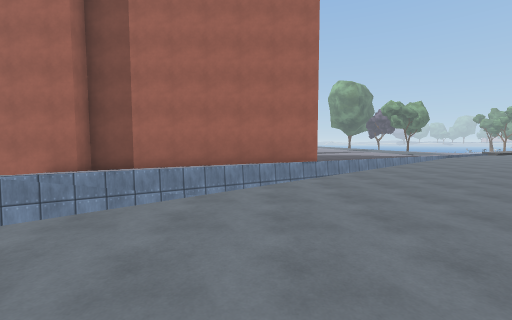
View 1 (above)

24 first-person views from a walk through a Unity game level. The camera is 1.5 m above the floor, tilts 4° down and sees 90° across. The floor is counted in squares, 2 m on a side. Each view is taken from the middle of a square. On the plan, view 1 faces up. The plan holds only what a view shows up to about 9 squares ahead; the rest is blank. The place goes on beyond the plan. The player is left out. Some surface patterns are stand-ins.

View 2
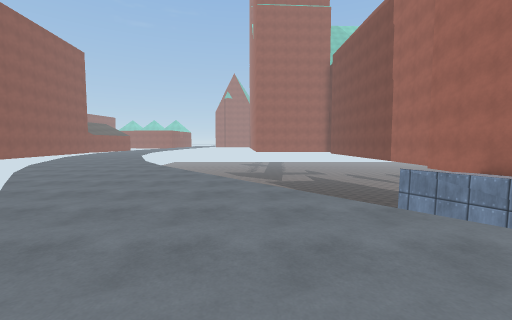

View 3
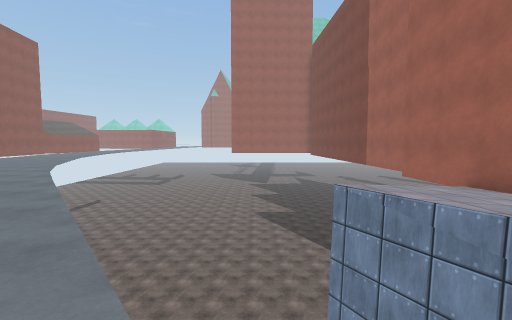

View 4
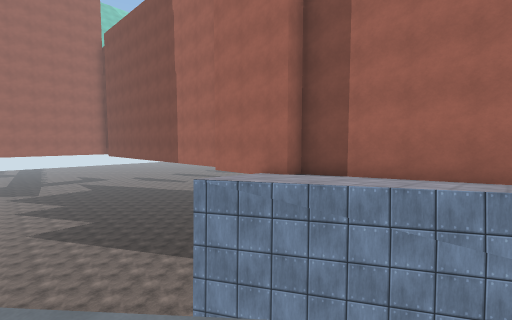

View 5
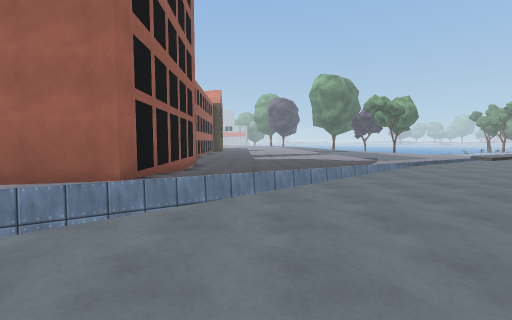

View 6
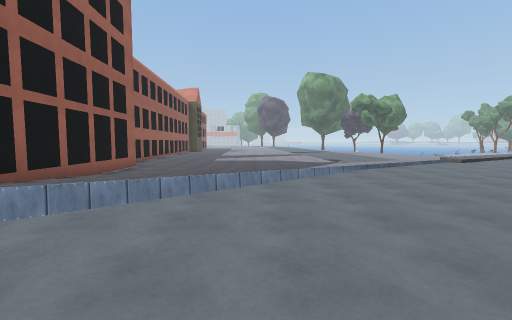

View 7
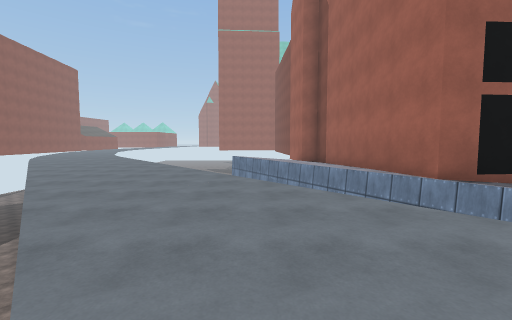

View 8
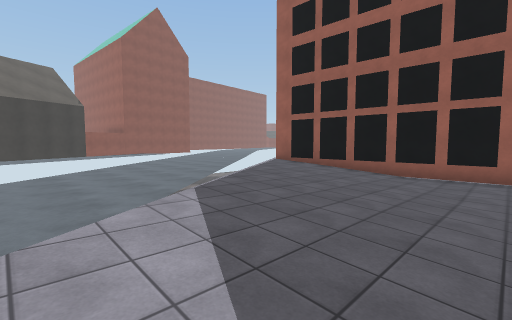

View 9
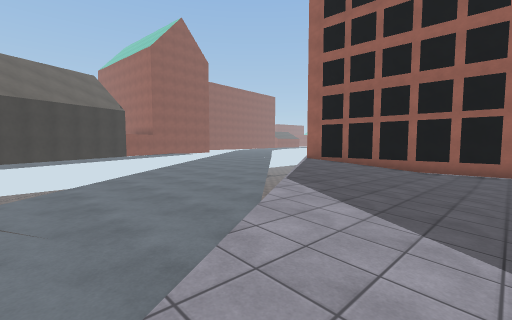

View 10
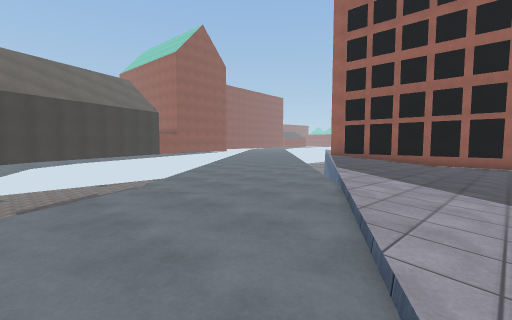

View 11
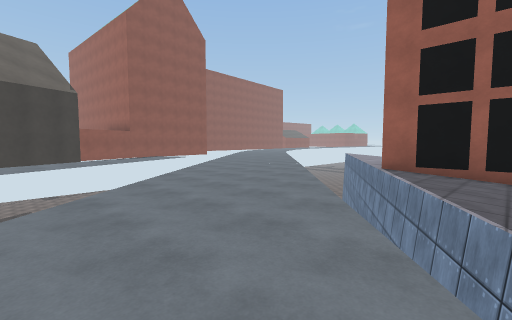

View 12
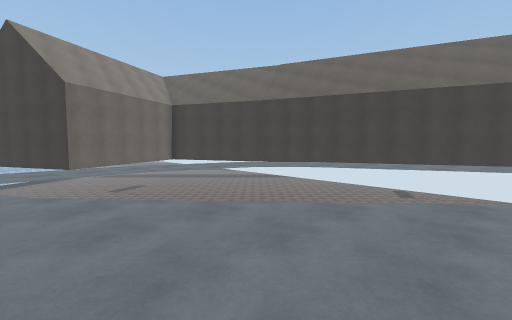

View 13
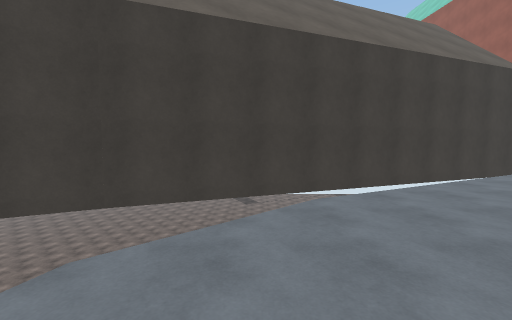

View 14
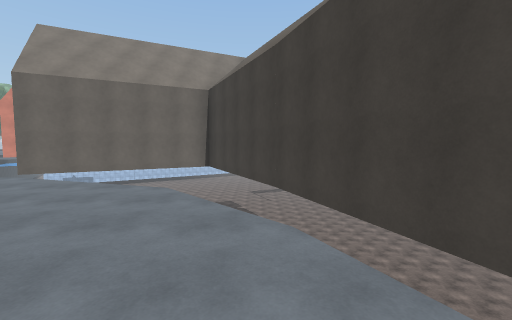

View 15
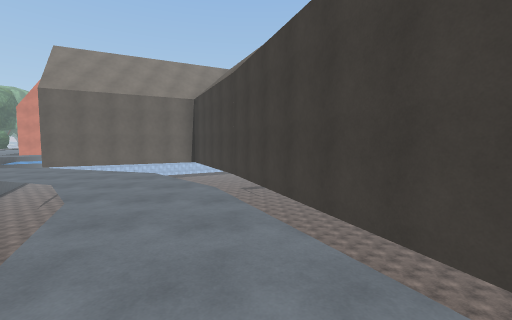

View 16
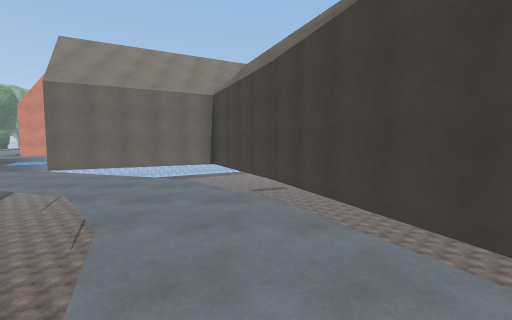

View 17
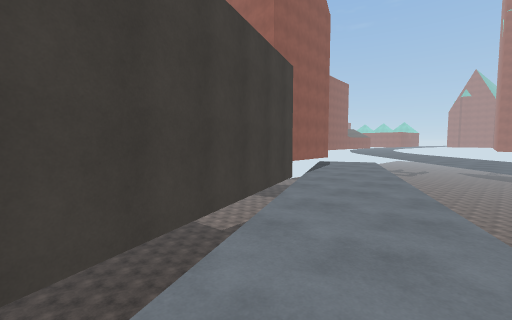

View 18
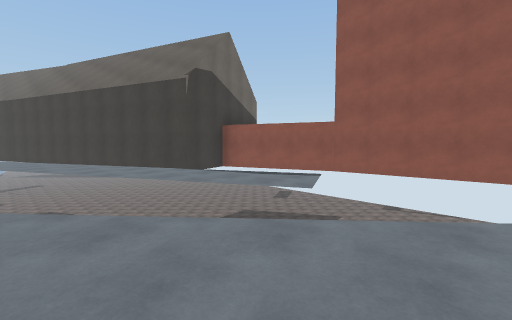

View 19
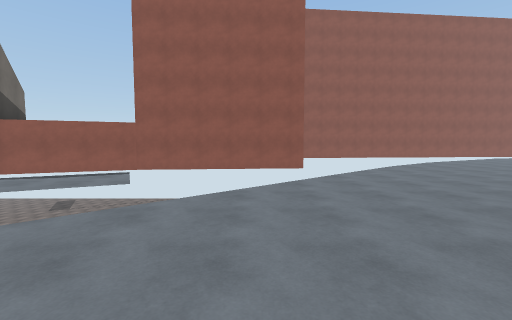

View 20
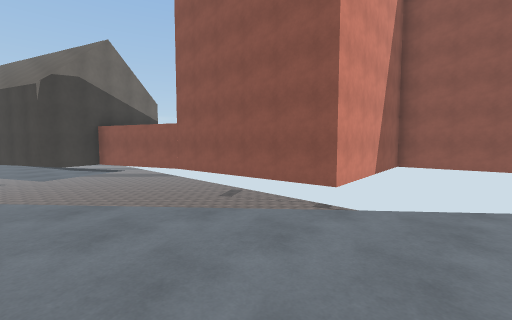

View 21
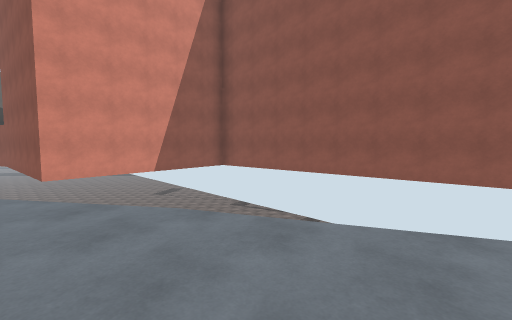

View 22
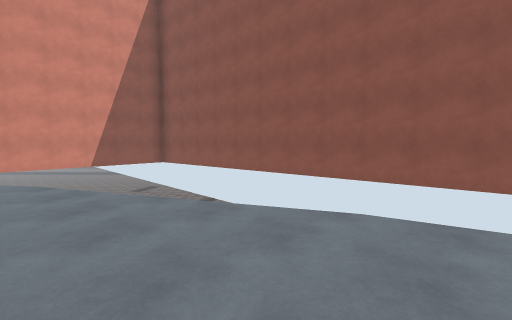

View 23
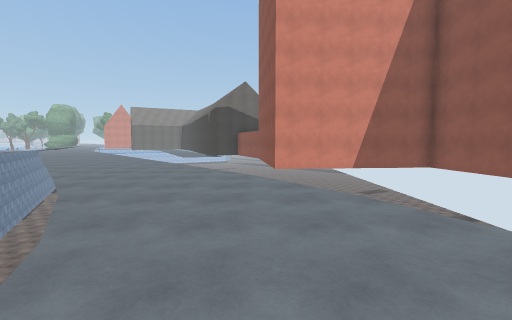

View 24
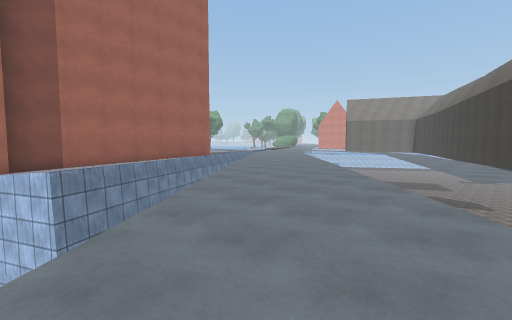

### Floor plan
Key: @ floor where view 1 was taken; # wall or solid block; . main floor; : floor 0.25 m higher than the main floor; - floor 0.25 m lower than the main floor; / step, stairs or slope; = window, fence, low wall or low ledge; ^ raised ledge; v drop or lower ground.
Columns run from 13 left of view 1 to 18 right of it. Each row starts with its distance up from view 1.
 14               #-----....://.
 13               #---////://...
 12               #-/////:/....
 11               #////://..=..   vv
 10               #./::v.....vv..vvv
  9               ##:vv.....v v..vv#
  8    ^    ########vv.....v  v..v##
  7    vvv###..:::vvv.....v   v..vv#
  6    vvvv ..::vv v.....v    v.v  #
  5   vvvvv v:vv vv.....      ..v  v
  4  vvvvv  vvv v.....v     v...
  3 vvvvvv     v.....v    vv...v  v#
  2 vvvvvv    v.....v    v....v v#^
  1    vvv   v.....v   v....vv###
  0    vvv  v....@v  v....vv#^
 -1    vvv v.....v v....###^
 -2    vvv......v v...v#^
 -3     v.....vvv  vv  #           v
 -4    ......vvv      v#         vvv
 -5   ......v   vvv###^         vvvv
 -6 .......v  v#^ ^      ^ v    vvvv
 -7 .....v    v^         vvvv   vv.
 -8 ...v       ^         vvvv
 -9 vv         #          vvv
-10            #
-11       vvvv##
-12 #####^^ ^

Positions as (right, up) in squares from view 1, and headings:
1: (0, 0), facing up
2: (1, 1), facing left
3: (-1, 3), facing left
4: (-1, 2), facing up-left
5: (4, 4), facing up
6: (6, 5), facing up
7: (6, 5), facing left
8: (9, 14), facing down-left
9: (11, 14), facing down-left
10: (13, 14), facing down-left
11: (8, 10), facing down-left
12: (7, 10), facing down-right
13: (13, 5), facing down
14: (10, 2), facing right
15: (8, 1), facing right
16: (9, 2), facing right
17: (11, 2), facing down-left
18: (-1, 2), facing down-right
19: (-1, 3), facing down
20: (-5, -1), facing down-right
21: (-10, -5), facing down-right
22: (-13, -6), facing down-right
23: (-11, -5), facing right
24: (-5, -2), facing up-right
